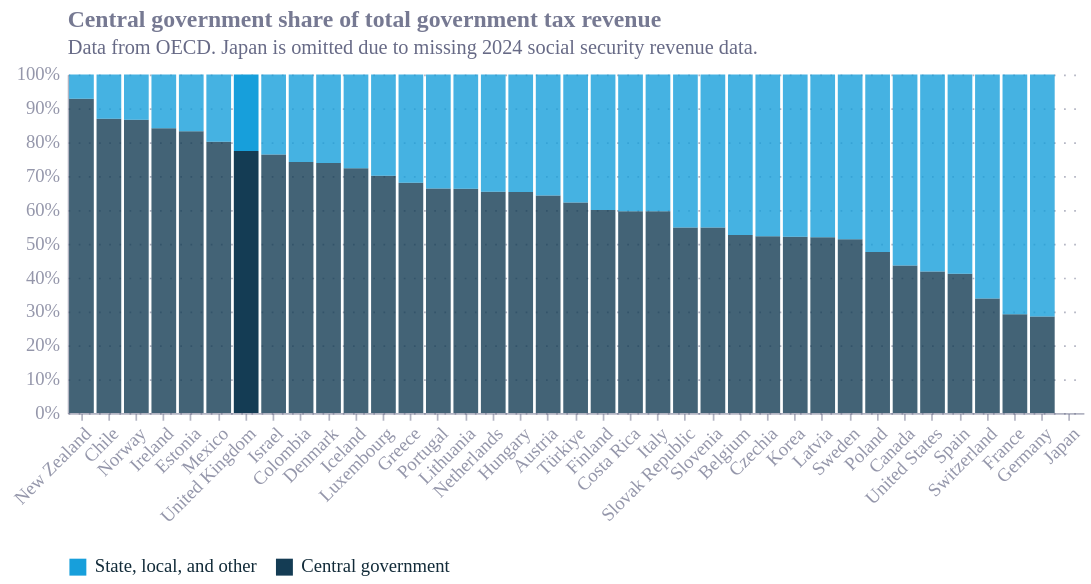

The specification (Vega-Lite) saved for this image:
### Vega-Lite specification from a JSON file in a GitHub repository (floating-point values rounded to 4 significant figures)
{"config": {"font": "Circular Std", "text": {"color": "#676A86", "align": "left", "baseline": "middle", "dx": 7, "dy": 0, "fontSize": 11}, "view": {"stroke": null, "continuousWidth": 400, "continuousHeight": 300, "discreteWidth": 400, "discreteHeight": 300}, "range": {"category": ["#36B7B4", "#E6224B", "#F4C245", "#0063AF", "#00A767", "#179FDB", "#EB5C2E"], "diverging": ["#E6224B", "#E54753", "#C9C9C9", "#179FDB", "#122B39"], "heatmap": ["#C9C9C9", "#179FDB", "#0063AF", "#122B39"], "ordinal": ["#00A767", "#36B7B4", "#179FDB", "#0063AF", "#243B5A"]}, "bar": {"color": "#179fdb"}, "line": {"color": "#e6224b"}, "rule": {"color": "#676A86"}, "area": {"opacity": 0.3}, "point": {"filled": true, "size": 80, "color": "#e6224b", "opacity": 0.95}, "geoshape": {"stroke": "white", "strokeWidth": 0.3}, "rect": {"fill": "#d6d4d4", "opacity": 0.3}, "axis": {"labelColor": "#676A86", "labelFontSize": 11, "labelFont": "Circular Std", "labelOpacity": 0.7, "tickColor": "#676A86", "tickOpacity": 0.5, "domainColor": "#676A86", "domainOpacity": 0.5, "gridColor": "#676A86", "gridDash": [2, 2], "gridOpacity": 0.5, "title": null, "titleColor": "#676A86", "titleOpacity": 0.8, "tickSize": 4}, "axisXDiscrete": {"grid": false, "labelAngle": 0, "tickCount": 10, "tickOpacity": 0.5, "title": null}, "axisYDiscrete": {"ticks": false, "labelPadding": 5}, "axisXTemporal": {"grid": false, "ticks": true}, "axisXQuantitative": {"grid": true}, "axisYQuantitative": {"gridColor": "#676A86", "gridDash": [1, 5], "gridOpacity": 0.5, "ticks": false, "labelPadding": 5, "tickCount": 8, "titleAngle": 0, "titleAlign": "left", "titleBaseline": "bottom", "titleX": 0, "titleY": -5}, "title": {"color": "#676A86E6", "subtitleColor": "#676A86", "font": "Circular Std", "subtitleFont": "Circular Std", "anchor": "start", "fontSize": 14, "subtitleFontSize": 12, "subtitlePadding": 4, "offset": 0, "frame": "group"}, "legend": {"titleColor": "#122b39", "title": null, "labelColor": "#122b39", "labelFontSize": 11}}, "data": {"name": "data-df2c56f6e923930d88952d1ed7e06772"}, "mark": {"type": "bar"}, "encoding": {"color": {"field": "share_type", "legend": {"direction": "horizontal", "labelLimit": 200, "orient": "bottom", "symbolSize": 100, "symbolType": "square"}, "scale": {"domain": ["State, local, and other", "Central government"], "range": ["#179fdb", "#143c54"]}, "title": null, "type": "nominal"}, "opacity": {"condition": {"test": "(datum.REF_AREA === 'GBR')", "value": 1}, "value": 0.8}, "tooltip": [{"field": "Reference area", "title": "Country", "type": "nominal"}, {"field": "share_type", "title": "Component", "type": "nominal"}, {"field": "share", "format": ".1%", "title": "Share", "type": "quantitative"}], "x": {"axis": {"labelAngle": -45}, "field": "Reference area", "sort": {"field": "central_to_overall_ratio", "order": "descending"}, "type": "nominal"}, "y": {"axis": {"format": "%", "title": null}, "field": "share", "stack": "normalize", "type": "quantitative"}}, "height": 200, "title": {"text": "Central government share of total government tax revenue", "anchor": "start", "subtitle": "Data from OECD. Japan is omitted due to missing 2024 social security revenue data.", "subtitleFontSize": 12}, "width": 600, "$schema": "https://vega.github.io/schema/vega-lite/v6.4.1.json", "datasets": {"data-df2c56f6e923930d88952d1ed7e06772": [{"REF_AREA": "AUT", "Reference area": "Austria", "central_to_overall_ratio": 0.643, "share_type": "Central government", "share": 0.643}, {"REF_AREA": "BEL", "Reference area": "Belgium", "central_to_overall_ratio": 0.5257, "share_type": "Central government", "share": 0.5257}, {"REF_AREA": "CAN", "Reference area": "Canada", "central_to_overall_ratio": 0.4359, "share_type": "Central government", "share": 0.4359}, {"REF_AREA": "CHE", "Reference area": "Switzerland", "central_to_overall_ratio": 0.3387, "share_type": "Central government", "share": 0.3387}, {"REF_AREA": "CHL", "Reference area": "Chile", "central_to_overall_ratio": 0.869, "share_type": "Central government", "share": 0.869}, {"REF_AREA": "COL", "Reference area": "Colombia", "central_to_overall_ratio": 0.7416, "share_type": "Central government", "share": 0.7416}, {"REF_AREA": "CRI", "Reference area": "Costa Rica", "central_to_overall_ratio": 0.5961, "share_type": "Central government", "share": 0.5961}, {"REF_AREA": "CZE", "Reference area": "Czechia", "central_to_overall_ratio": 0.5221, "share_type": "Central government", "share": 0.5221}, {"REF_AREA": "DEU", "Reference area": "Germany", "central_to_overall_ratio": 0.285, "share_type": "Central government", "share": 0.285}, {"REF_AREA": "DNK", "Reference area": "Denmark", "central_to_overall_ratio": 0.7384, "share_type": "Central government", "share": 0.7384}, {"REF_AREA": "ESP", "Reference area": "Spain", "central_to_overall_ratio": 0.4114, "share_type": "Central government", "share": 0.4114}, {"REF_AREA": "EST", "Reference area": "Estonia", "central_to_overall_ratio": 0.8324, "share_type": "Central government", "share": 0.8324}, {"REF_AREA": "FIN", "Reference area": "Finland", "central_to_overall_ratio": 0.6001, "share_type": "Central government", "share": 0.6001}, {"REF_AREA": "FRA", "Reference area": "France", "central_to_overall_ratio": 0.2916, "share_type": "Central government", "share": 0.2916}, {"REF_AREA": "GBR", "Reference area": "United Kingdom", "central_to_overall_ratio": 0.7742, "share_type": "Central government", "share": 0.7742}, {"REF_AREA": "GRC", "Reference area": "Greece", "central_to_overall_ratio": 0.6805, "share_type": "Central government", "share": 0.6805}, {"REF_AREA": "HUN", "Reference area": "Hungary", "central_to_overall_ratio": 0.6532, "share_type": "Central government", "share": 0.6532}, {"REF_AREA": "IRL", "Reference area": "Ireland", "central_to_overall_ratio": 0.8416, "share_type": "Central government", "share": 0.8416}, {"REF_AREA": "ISL", "Reference area": "Iceland", "central_to_overall_ratio": 0.7232, "share_type": "Central government", "share": 0.7232}, {"REF_AREA": "ISR", "Reference area": "Israel", "central_to_overall_ratio": 0.7635, "share_type": "Central government", "share": 0.7635}, {"REF_AREA": "ITA", "Reference area": "Italy", "central_to_overall_ratio": 0.596, "share_type": "Central government", "share": 0.596}, {"REF_AREA": "JPN", "Reference area": "Japan", "central_to_overall_ratio": null, "share_type": "Central government", "share": null}, {"REF_AREA": "KOR", "Reference area": "Korea", "central_to_overall_ratio": 0.5211, "share_type": "Central government", "share": 0.5211}, {"REF_AREA": "LTU", "Reference area": "Lithuania", "central_to_overall_ratio": 0.6626, "share_type": "Central government", "share": 0.6626}, {"REF_AREA": "LUX", "Reference area": "Luxembourg", "central_to_overall_ratio": 0.7007, "share_type": "Central government", "share": 0.7007}, {"REF_AREA": "LVA", "Reference area": "Latvia", "central_to_overall_ratio": 0.5194, "share_type": "Central government", "share": 0.5194}, {"REF_AREA": "MEX", "Reference area": "Mexico", "central_to_overall_ratio": 0.8012, "share_type": "Central government", "share": 0.8012}, {"REF_AREA": "NLD", "Reference area": "Netherlands", "central_to_overall_ratio": 0.6538, "share_type": "Central government", "share": 0.6538}, {"REF_AREA": "NOR", "Reference area": "Norway", "central_to_overall_ratio": 0.8665, "share_type": "Central government", "share": 0.8665}, {"REF_AREA": "NZL", "Reference area": "New Zealand", "central_to_overall_ratio": 0.9284, "share_type": "Central government", "share": 0.9284}, {"REF_AREA": "POL", "Reference area": "Poland", "central_to_overall_ratio": 0.4754, "share_type": "Central government", "share": 0.4754}, {"REF_AREA": "PRT", "Reference area": "Portugal", "central_to_overall_ratio": 0.6633, "share_type": "Central government", "share": 0.6633}, {"REF_AREA": "SVK", "Reference area": "Slovak Republic", "central_to_overall_ratio": 0.5482, "share_type": "Central government", "share": 0.5482}, {"REF_AREA": "SVN", "Reference area": "Slovenia", "central_to_overall_ratio": 0.5478, "share_type": "Central government", "share": 0.5478}, {"REF_AREA": "SWE", "Reference area": "Sweden", "central_to_overall_ratio": 0.5133, "share_type": "Central government", "share": 0.5133}, {"REF_AREA": "TUR", "Reference area": "Türkiye", "central_to_overall_ratio": 0.6217, "share_type": "Central government", "share": 0.6217}, {"REF_AREA": "USA", "Reference area": "United States", "central_to_overall_ratio": 0.4185, "share_type": "Central government", "share": 0.4185}, {"REF_AREA": "AUT", "Reference area": "Austria", "central_to_overall_ratio": 0.643, "share_type": "State, local, and other", "share": 0.357}, {"REF_AREA": "BEL", "Reference area": "Belgium", "central_to_overall_ratio": 0.5257, "share_type": "State, local, and other", "share": 0.4743}, {"REF_AREA": "CAN", "Reference area": "Canada", "central_to_overall_ratio": 0.4359, "share_type": "State, local, and other", "share": 0.5641}, {"REF_AREA": "CHE", "Reference area": "Switzerland", "central_to_overall_ratio": 0.3387, "share_type": "State, local, and other", "share": 0.6613}, {"REF_AREA": "CHL", "Reference area": "Chile", "central_to_overall_ratio": 0.869, "share_type": "State, local, and other", "share": 0.131}, {"REF_AREA": "COL", "Reference area": "Colombia", "central_to_overall_ratio": 0.7416, "share_type": "State, local, and other", "share": 0.2584}, {"REF_AREA": "CRI", "Reference area": "Costa Rica", "central_to_overall_ratio": 0.5961, "share_type": "State, local, and other", "share": 0.4039}, {"REF_AREA": "CZE", "Reference area": "Czechia", "central_to_overall_ratio": 0.5221, "share_type": "State, local, and other", "share": 0.4779}, {"REF_AREA": "DEU", "Reference area": "Germany", "central_to_overall_ratio": 0.285, "share_type": "State, local, and other", "share": 0.715}, {"REF_AREA": "DNK", "Reference area": "Denmark", "central_to_overall_ratio": 0.7384, "share_type": "State, local, and other", "share": 0.2616}, {"REF_AREA": "ESP", "Reference area": "Spain", "central_to_overall_ratio": 0.4114, "share_type": "State, local, and other", "share": 0.5886}, {"REF_AREA": "EST", "Reference area": "Estonia", "central_to_overall_ratio": 0.8324, "share_type": "State, local, and other", "share": 0.1676}, {"REF_AREA": "FIN", "Reference area": "Finland", "central_to_overall_ratio": 0.6001, "share_type": "State, local, and other", "share": 0.3999}, {"REF_AREA": "FRA", "Reference area": "France", "central_to_overall_ratio": 0.2916, "share_type": "State, local, and other", "share": 0.7084}, {"REF_AREA": "GBR", "Reference area": "United Kingdom", "central_to_overall_ratio": 0.7742, "share_type": "State, local, and other", "share": 0.2258}, {"REF_AREA": "GRC", "Reference area": "Greece", "central_to_overall_ratio": 0.6805, "share_type": "State, local, and other", "share": 0.3195}, {"REF_AREA": "HUN", "Reference area": "Hungary", "central_to_overall_ratio": 0.6532, "share_type": "State, local, and other", "share": 0.3468}, {"REF_AREA": "IRL", "Reference area": "Ireland", "central_to_overall_ratio": 0.8416, "share_type": "State, local, and other", "share": 0.1584}, {"REF_AREA": "ISL", "Reference area": "Iceland", "central_to_overall_ratio": 0.7232, "share_type": "State, local, and other", "share": 0.2768}, {"REF_AREA": "ISR", "Reference area": "Israel", "central_to_overall_ratio": 0.7635, "share_type": "State, local, and other", "share": 0.2365}, {"REF_AREA": "ITA", "Reference area": "Italy", "central_to_overall_ratio": 0.596, "share_type": "State, local, and other", "share": 0.404}, {"REF_AREA": "JPN", "Reference area": "Japan", "central_to_overall_ratio": null, "share_type": "State, local, and other", "share": null}, {"REF_AREA": "KOR", "Reference area": "Korea", "central_to_overall_ratio": 0.5211, "share_type": "State, local, and other", "share": 0.4789}, {"REF_AREA": "LTU", "Reference area": "Lithuania", "central_to_overall_ratio": 0.6626, "share_type": "State, local, and other", "share": 0.3374}, {"REF_AREA": "LUX", "Reference area": "Luxembourg", "central_to_overall_ratio": 0.7007, "share_type": "State, local, and other", "share": 0.2993}, {"REF_AREA": "LVA", "Reference area": "Latvia", "central_to_overall_ratio": 0.5194, "share_type": "State, local, and other", "share": 0.4806}, {"REF_AREA": "MEX", "Reference area": "Mexico", "central_to_overall_ratio": 0.8012, "share_type": "State, local, and other", "share": 0.1988}, {"REF_AREA": "NLD", "Reference area": "Netherlands", "central_to_overall_ratio": 0.6538, "share_type": "State, local, and other", "share": 0.3462}, {"REF_AREA": "NOR", "Reference area": "Norway", "central_to_overall_ratio": 0.8665, "share_type": "State, local, and other", "share": 0.1335}, {"REF_AREA": "NZL", "Reference area": "New Zealand", "central_to_overall_ratio": 0.9284, "share_type": "State, local, and other", "share": 0.07162}, {"REF_AREA": "POL", "Reference area": "Poland", "central_to_overall_ratio": 0.4754, "share_type": "State, local, and other", "share": 0.5246}, {"REF_AREA": "PRT", "Reference area": "Portugal", "central_to_overall_ratio": 0.6633, "share_type": "State, local, and other", "share": 0.3367}, {"REF_AREA": "SVK", "Reference area": "Slovak Republic", "central_to_overall_ratio": 0.5482, "share_type": "State, local, and other", "share": 0.4518}, {"REF_AREA": "SVN", "Reference area": "Slovenia", "central_to_overall_ratio": 0.5478, "share_type": "State, local, and other", "share": 0.4522}, {"REF_AREA": "SWE", "Reference area": "Sweden", "central_to_overall_ratio": 0.5133, "share_type": "State, local, and other", "share": 0.4867}, {"REF_AREA": "TUR", "Reference area": "Türkiye", "central_to_overall_ratio": 0.6217, "share_type": "State, local, and other", "share": 0.3783}, {"REF_AREA": "USA", "Reference area": "United States", "central_to_overall_ratio": 0.4185, "share_type": "State, local, and other", "share": 0.5815}]}}
